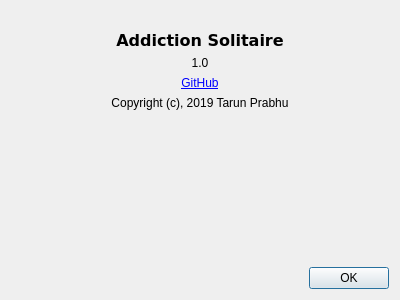
<?xml version="1.0" encoding="UTF-8"?>
<ui version="4.0">
 <class>Dialog</class>
 <widget class="QDialog" name="Dialog">
  <property name="windowModality">
   <enum>Qt::WindowModal</enum>
  </property>
  <property name="geometry">
   <rect>
    <x>0</x>
    <y>0</y>
    <width>400</width>
    <height>300</height>
   </rect>
  </property>
  <property name="windowTitle">
   <string>Dialog</string>
  </property>
  <layout class="QVBoxLayout" name="verticalLayout">
   <item>
    <widget class="QLabel" name="label">
     <property name="text">
      <string/>
     </property>
     <property name="pixmap">
      <pixmap>../icons/128x128/addiction-solitaire.png</pixmap>
     </property>
     <property name="alignment">
      <set>Qt::AlignCenter</set>
     </property>
    </widget>
   </item>
   <item>
    <widget class="QLabel" name="label_2">
     <property name="font">
      <font>
       <family>Bitstream Vera Sans</family>
       <pointsize>12</pointsize>
       <weight>75</weight>
       <bold>true</bold>
      </font>
     </property>
     <property name="text">
      <string>Addiction Solitaire</string>
     </property>
     <property name="alignment">
      <set>Qt::AlignCenter</set>
     </property>
     <property name="textInteractionFlags">
      <set>Qt::NoTextInteraction</set>
     </property>
    </widget>
   </item>
   <item>
    <widget class="QLabel" name="label_3">
     <property name="text">
      <string>1.0</string>
     </property>
     <property name="alignment">
      <set>Qt::AlignCenter</set>
     </property>
    </widget>
   </item>
   <item>
    <widget class="QLabel" name="label_4">
     <property name="text">
      <string>&lt;a href=&quot;https://www.github.com/tarunprabhu/addiction-solitaire&quot;&gt;GitHub&lt;/a&gt;</string>
     </property>
     <property name="textFormat">
      <enum>Qt::RichText</enum>
     </property>
     <property name="alignment">
      <set>Qt::AlignCenter</set>
     </property>
     <property name="openExternalLinks">
      <bool>true</bool>
     </property>
     <property name="textInteractionFlags">
      <set>Qt::LinksAccessibleByKeyboard|Qt::LinksAccessibleByMouse</set>
     </property>
    </widget>
   </item>
   <item>
    <widget class="QLabel" name="label_5">
     <property name="text">
      <string>Copyright (c), 2019 Tarun Prabhu</string>
     </property>
     <property name="alignment">
      <set>Qt::AlignCenter</set>
     </property>
    </widget>
   </item>
   <item>
    <spacer name="verticalSpacer">
     <property name="orientation">
      <enum>Qt::Vertical</enum>
     </property>
     <property name="sizeHint" stdset="0">
      <size>
       <width>20</width>
       <height>40</height>
      </size>
     </property>
    </spacer>
   </item>
   <item>
    <widget class="QDialogButtonBox" name="buttonBox">
     <property name="orientation">
      <enum>Qt::Horizontal</enum>
     </property>
     <property name="standardButtons">
      <set>QDialogButtonBox::Ok</set>
     </property>
    </widget>
   </item>
  </layout>
 </widget>
 <resources/>
 <connections>
  <connection>
   <sender>buttonBox</sender>
   <signal>accepted()</signal>
   <receiver>Dialog</receiver>
   <slot>accept()</slot>
   <hints>
    <hint type="sourcelabel">
     <x>248</x>
     <y>254</y>
    </hint>
    <hint type="destinationlabel">
     <x>157</x>
     <y>274</y>
    </hint>
   </hints>
  </connection>
  <connection>
   <sender>buttonBox</sender>
   <signal>rejected()</signal>
   <receiver>Dialog</receiver>
   <slot>reject()</slot>
   <hints>
    <hint type="sourcelabel">
     <x>316</x>
     <y>260</y>
    </hint>
    <hint type="destinationlabel">
     <x>286</x>
     <y>274</y>
    </hint>
   </hints>
  </connection>
 </connections>
</ui>
